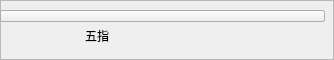
          <widget class="QFrame" name="frame_6">
           <property name="sizePolicy">
            <sizepolicy hsizetype="Preferred" vsizetype="Minimum">
             <horstretch>0</horstretch>
             <verstretch>0</verstretch>
            </sizepolicy>
           </property>
           <property name="minimumSize">
            <size>
             <width>0</width>
             <height>60</height>
            </size>
           </property>
           <property name="frameShape">
            <enum>QFrame::StyledPanel</enum>
           </property>
           <property name="frameShadow">
            <enum>QFrame::Raised</enum>
           </property>
           <widget class="QPushButton" name="Hand_Close">
            <property name="geometry">
             <rect>
              <x>0</x>
              <y>10</y>
              <width>325</width>
              <height>12</height>
             </rect>
            </property>
            <property name="styleSheet">
             <string notr="true">QPushButton{border-image:url(:/res/pic/slices/pic_background.png)}</string>
            </property>
            <property name="text">
             <string/>
            </property>
           </widget>
           <widget class="QPushButton" name="Hand_Open">
            <property name="geometry">
             <rect>
              <x>0</x>
              <y>10</y>
              <width>325</width>
              <height>12</height>
             </rect>
            </property>
            <property name="styleSheet">
             <string notr="true">QPushButton{border-image:url(:/res/pic/slices/pic_background.png)}</string>
            </property>
            <property name="text">
             <string/>
            </property>
           </widget>
           <widget class="QLabel" name="label_allfinger">
            <property name="geometry">
             <rect>
              <x>70</x>
              <y>20</y>
              <width>54</width>
              <height>31</height>
             </rect>
            </property>
            <property name="font">
             <font>
              <pointsize>9</pointsize>
             </font>
            </property>
            <property name="text">
             <string>五指</string>
            </property>
            <property name="alignment">
             <set>Qt::AlignCenter</set>
            </property>
           </widget>
          </widget>
